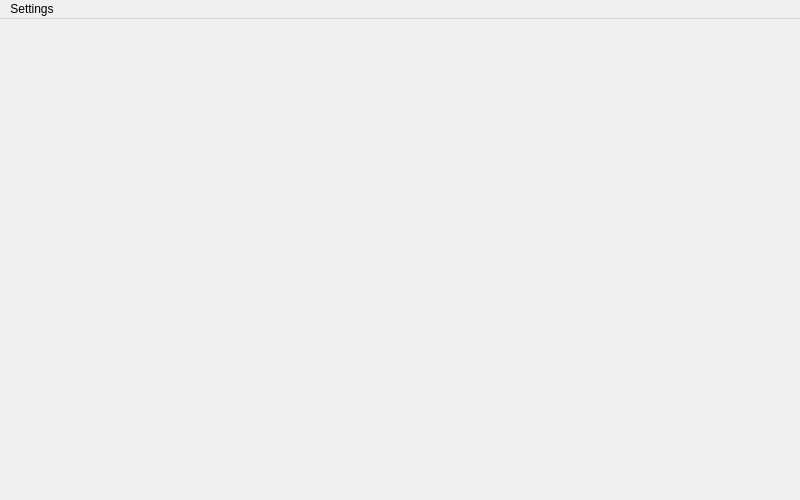
<?xml version="1.0" encoding="UTF-8"?>
<ui version="4.0">
 <class>MainWindow</class>
 <widget class="QMainWindow" name="MainWindow">
  <property name="geometry">
   <rect>
    <x>0</x>
    <y>0</y>
    <width>800</width>
    <height>500</height>
   </rect>
  </property>
  <property name="minimumSize">
   <size>
    <width>800</width>
    <height>500</height>
   </size>
  </property>
  <property name="windowTitle">
   <string>MB Comparator</string>
  </property>
  <property name="toolButtonStyle">
   <enum>Qt::ToolButtonIconOnly</enum>
  </property>
  <widget class="QWidget" name="centralWidget">
   <property name="minimumSize">
    <size>
     <width>500</width>
     <height>350</height>
    </size>
   </property>
   <widget class="QWidget" name="verticalLayoutWidget">
    <property name="geometry">
     <rect>
      <x>20</x>
      <y>40</y>
      <width>531</width>
      <height>361</height>
     </rect>
    </property>
    <layout class="QVBoxLayout" name="mainLayout"/>
   </widget>
  </widget>
  <widget class="QMenuBar" name="menuBar">
   <property name="geometry">
    <rect>
     <x>0</x>
     <y>0</y>
     <width>800</width>
     <height>25</height>
    </rect>
   </property>
   <widget class="QMenu" name="menuSettings">
    <property name="title">
     <string>Settings</string>
    </property>
    <addaction name="actionChangeFont"/>
    <addaction name="actionDefaultFont"/>
   </widget>
   <addaction name="menuSettings"/>
  </widget>
  <action name="actionChangeFont">
   <property name="text">
    <string>Change font</string>
   </property>
  </action>
  <action name="actionDefaultFont">
   <property name="text">
    <string>Default font</string>
   </property>
  </action>
 </widget>
 <layoutdefault spacing="6" margin="11"/>
 <resources/>
 <connections/>
</ui>
